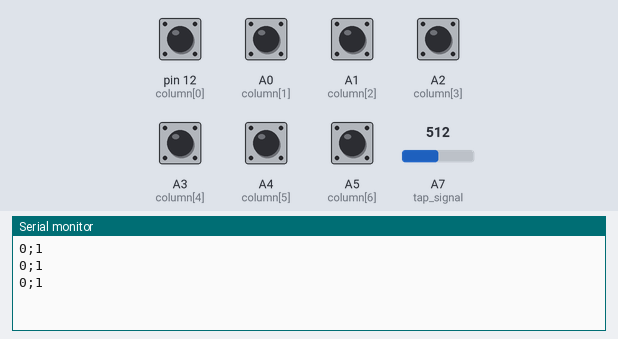
The sketch below on a simulated Arduino Nano, built with avr-gcc and run on an emulated ATmega328P. Shown: the last lines printed to the serial monitor. The test bench sets the inputs (shaded band); at power-on: A0 (column[1]), A1 (column[2]), A2 (column[3]), A3 (column[4]), A4 (column[5]), A5 (column[6]), pin 12 (column[0]) HIGH, A7 (tap_signal) = 512.

Above: at 1.2 s.
1.3 s: pin 12 (column[0]) pulled LOW for 1 s
At 2.2 s:
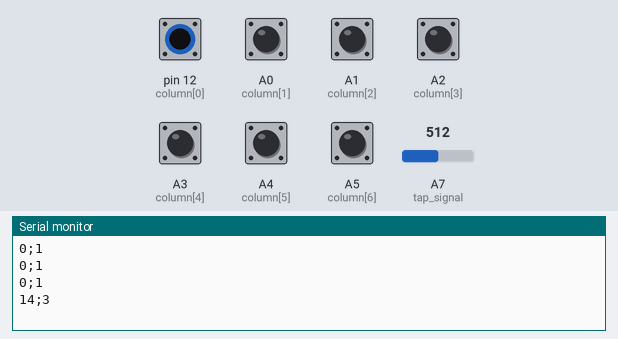
3.8 s: A0 (column[1]) pulled LOW for 0.15 s
At 3.96 s:
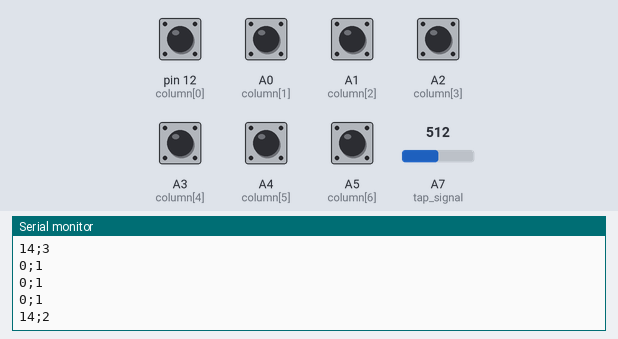
5.4 s: A1 (column[2]) pulled LOW for 0.15 s
At 5.66 s:
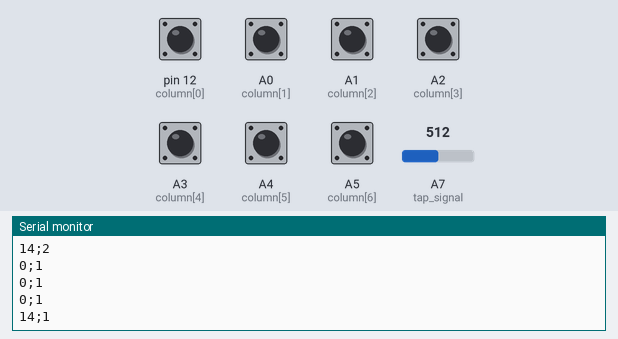
7.0 s: A2 (column[3]) pulled LOW for 1 s
At 7.8 s:
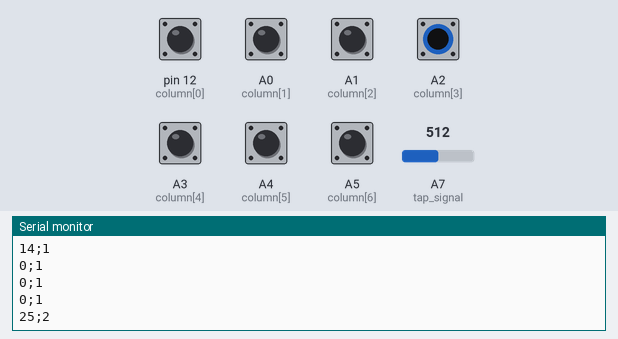
9.5 s: A3 (column[4]) pulled LOW for 0.15 s
At 9.66 s:
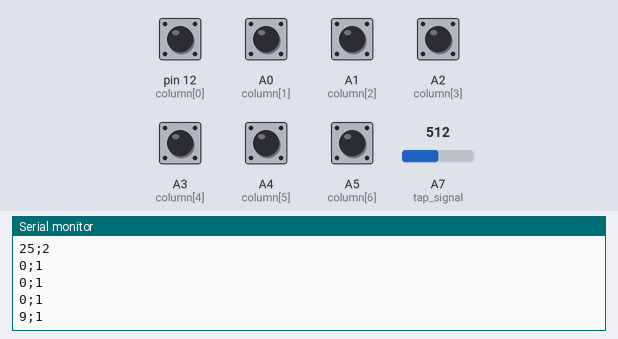
11.1 s: A4 (column[5]) pulled LOW for 0.15 s
At 11.36 s:
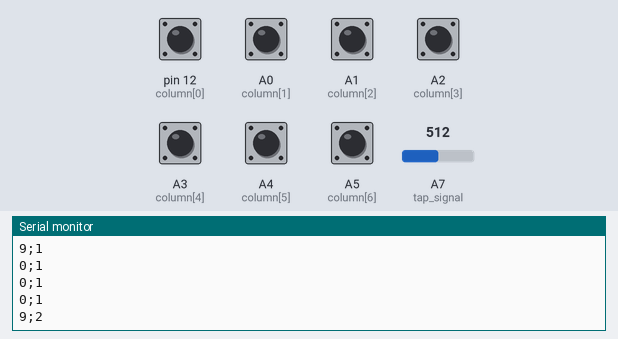
Timing chart, 0 to 13.7 s (numbered marks = the images above; inputs shaded):
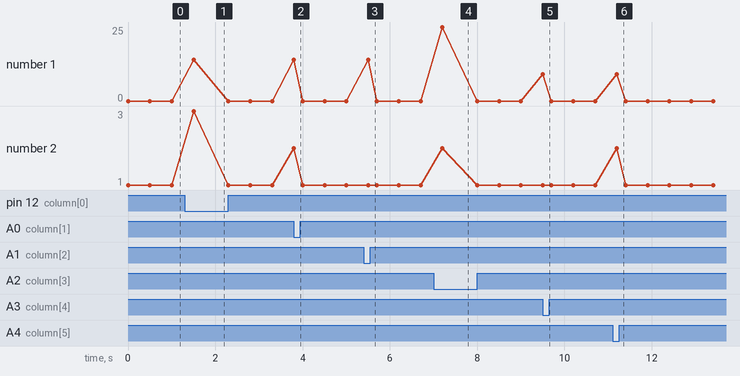

Measured:
- after the input at 1.3 s, the serial monitor: prints a new line after 0.20 s (image 1)
- after the input at 3.8 s, the serial monitor: prints a new line at once (image 2)
- after the input at 5.4 s, the serial monitor: prints a new line after 0.10 s (image 3)
- after the input at 7.0 s, the serial monitor: prints a new line after 0.20 s (image 4)
- after the input at 9.5 s, the serial monitor: prints a new line at once (image 5)
- after the input at 11.1 s, the serial monitor: prints a new line after 0.10 s (image 6)

The sketch:

src.ino
```cpp
int row[10] = {2, 3, 4, 5, 6, 7, 8, 9, 10, 11};
int column[7] = {12, A0, A1, A2, A3, A4, A5};
int tap_signal = A7;

char* board[10][7] = {{"14;3", "14;2", "14;1", "25;2", "9;1", "9;2", "9;3"},
                      {"11;3", "11;2", "11;1", "25;1", "12;1", "12;2", "12;3"},
                      {"8;3", "8;2", "8;1", "NULL", "5;1", "5;2", "5;3"},
                      {"16;3", "16;2", "16;1", "NULL", "20;1", "20;2", "20;3"},
                      {"15;3", "15;2", "15;1", "NULL", "10;1", "10;2", "10;3"},
                      {"2;3", "2;2", "2;1", "NULL", "6;1", "6;2", "6;3"},
                      {"17;3", "17;2", "17;1", "NULL", "13;1", "13;2", "13;3"},
                      {"3;3", "3;2", "3;1", "NULL", "4;1", "4;2", "4;3"},
                      {"19;3", "19;2", "19;1", "NULL", "18;1", "18;2", "18;3"},
                      {"7;3", "7;2", "7;1", "NULL", "1;1", "1;2", "1;3"}};

void setup()
{
  for(int n = 0; n < 10; n++)
  {
    pinMode(row[n], OUTPUT);
    digitalWrite(row[n], HIGH);
  }
  for(int n = 0; n < 7; n++)
  {
    pinMode(column[n], INPUT_PULLUP);
  }
  pinMode(tap_signal, INPUT);

  Serial.begin(9600);
}

void loop()
{
  for(int i = 0; i < 10; i++)
  {
    //PORTD = i < 6 ? 0x7f^(4 << i) : 0x7f;
    //PORTB = i < 6 ? 0xf : 0xf^(1<<i-6);
    digitalWrite(row[i], LOW);
    byte pins = PINC << 1 | digitalRead(column[0]);
    if(pins != 0x7f)
    {
      int j = log(0x7f^pins)/log(2);
      Serial.println(board[i][j]);
      digitalWrite(13, HIGH);
      delay(200);
      digitalWrite(13, LOW);
      while( digitalRead(column[j]) == 0) { ; }
    }
    digitalWrite(row[i], HIGH);
  }
  if(analogRead(tap_signal) < 1000)
  {
    Serial.println("0;1");
    digitalWrite(13, HIGH);
    delay(100);
    digitalWrite(13, LOW);
    delay(100);
    digitalWrite(13, HIGH);
    delay(100);
    digitalWrite(13, LOW);
    delay(100);
    digitalWrite(13, HIGH);
    delay(100);
    digitalWrite(13, LOW);
  }
}
```
